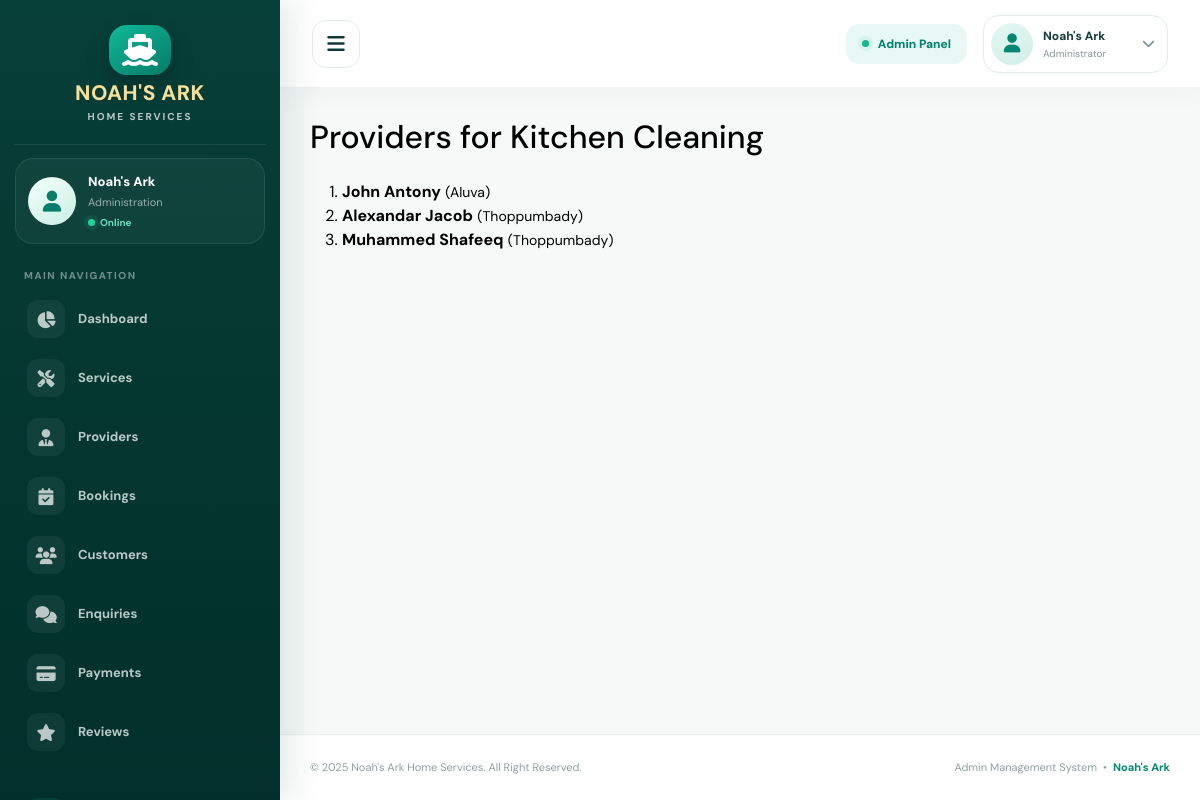
/admin_service_provider/1/, run on the app's committed database.
### app/models.py (models this page shows, shortened)
class Service(models.Model):
    service_name = models.CharField(max_length=255)
    image = models.ImageField(upload_to='services/')
    price = models.IntegerField()

class Provider(models.Model):
    user_profile = models.OneToOneField(UserProfile, on_delete=models.CASCADE)
    service = models.ForeignKey(Service, on_delete=models.SET_NULL, null=True, blank=True,related_name="providers")
    location = models.CharField(max_length=100, blank=True)
    experience_years = models.IntegerField(default=0)
    photo = models.ImageField(upload_to='providers/', blank=True, null=True)
    def __str__(self):
        return f"{self.user_profile.user.first_name} {self.user_profile.user.last_name}"

class UserProfile(models.Model):
    ROLE_CHOICES = [
        ('customer', 'Customer'),
        ('provider', 'Provider'),
    ]
    user = models.OneToOneField(User, on_delete=models.CASCADE)
    phone = models.CharField(max_length=15, blank=True, null=True)
    role = models.CharField(max_length=20, choices=ROLE_CHOICES, default='customer')
    status = models.BooleanField(default=True)

### app/views.py (the view)
# urls.py: path('admin_service_provider/<int:id>/', views.admin_service_provider, name='admin_service_provider'),
def admin_service_provider(request, id):
    service = Service.objects.get(id=id)
    providers = service.providers.all()
    context = {
        'service': service,
        'providers': providers
    }
    print(providers)
    return render(request, 'admin_page/admin_service_provider.html', context)

### app/templates/admin_page/admin_service_provider.html (shortened to what this page needs)
{% extends 'admin_page/base.html' %}
{% block content %}
<div class="main-panel">
  <div class="content-wrapper">
    <h2 class="text-black mb-4">Providers for {{ service.service_name }}</h2>
    {% if providers %}
      <ol type="1" class="text-black">
        {% for provider in providers %}
          <li>
               <a href="{% url 'admin_provider_view' provider.user_profile.id %}" >
              <strong class="text-black">{{ provider.user_profile.user.first_name }} {{ provider.user_profile.user.last_name }}</strong>
              <small class="text-black">({{ provider.location }})</small>
              </a>
          </li>
        {% endfor %}
      </ol>
    {% else %}
      <p class="text-muted">No providers available for this service.</p>
    {% endif %}
  </div>
{% endblock %}

### app/static/admin_page/css/admin_style.css (style rules this page uses)
:root { --naad-01-dark: #063d37; --naad-02-dark-deep: #032f2b; --naad-03-primary: #079b80; --naad-04-primary-light: #10b995; --naad-05-primary-soft: #e3f8f2; --naad-06-text: #123b38; --naad-07-muted: #829496; --naad-08-border: #e8eeee; --naad-09-background: #f5f9f8; --naad-10-white: #ffffff; --naad-11-sidebar: 270px; --naad-12-navbar: 88px; }
* { box-sizing: border-box; }
html { scroll-behavior: smooth; }
body { margin: 0; padding: 0; font-family: "DM Sans", Arial, sans-serif; color: var(--naad-06-text); background: var(--naad-09-background); overflow-x: hidden; }
a { text-decoration: none; }
button, a { -webkit-tap-highlight-color: transparent; }

### data on the page
Service: service_name "Kitchen Cleaning"
Provider: user_profile.user.first_name "John", user_profile.user.last_name "Antony", location "Aluva"
Provider: user_profile.user.first_name "Alexandar", user_profile.user.last_name "Jacob", location "Thoppumbady"
Provider: user_profile.user.first_name "Muhammed", user_profile.user.last_name "Shafeeq", location "Thoppumbady"
